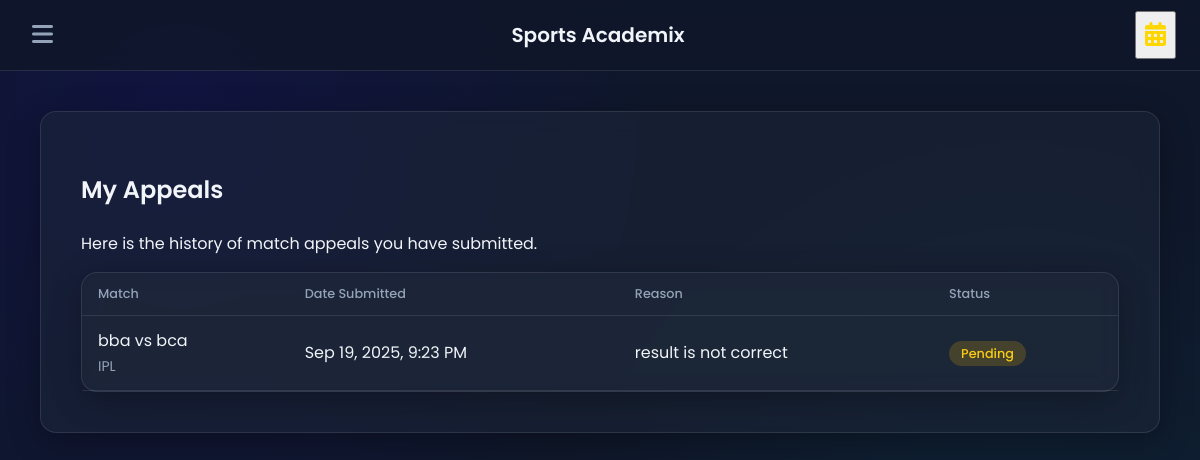
Page /home.php?page=appeals (signed in) on the earlier database version.
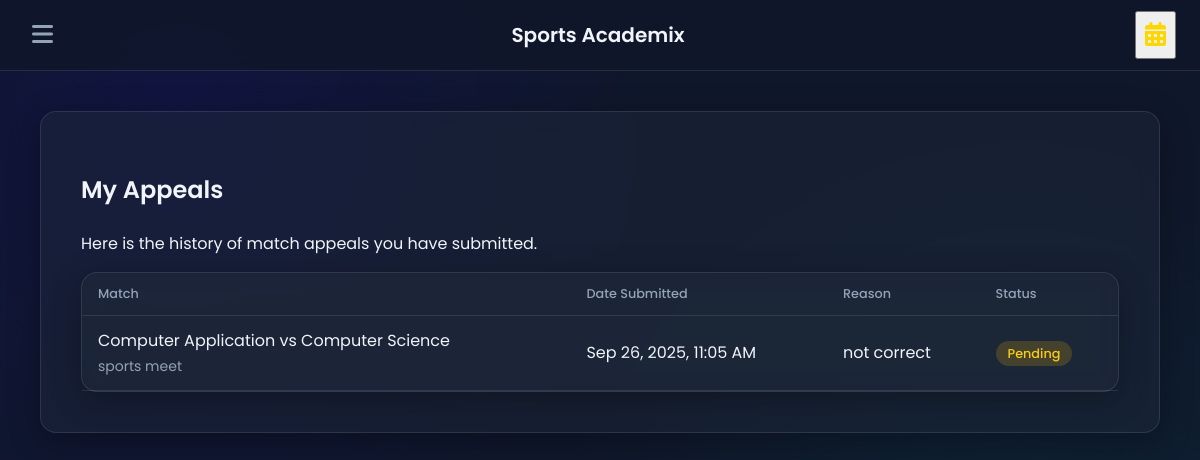
Same page on the later database version.
### tables this page shows
CREATE TABLE `match_appeals` (
  `appeal_id` int(11) NOT NULL,
  `event_id` int(11) NOT NULL,
  `user_id` int(11) NOT NULL,
  `reason` text NOT NULL,
  `submitted_at` datetime NOT NULL DEFAULT current_timestamp(),
  `status` enum('pending','reviewed','resolved') NOT NULL DEFAULT 'pending'
);

CREATE TABLE `events` (
  `event_id` int(11) NOT NULL,
  `event_name` varchar(100) DEFAULT NULL,
  `sport_id` int(11) DEFAULT NULL,
  `event_date` datetime DEFAULT NULL,
  `venue` varchar(100) DEFAULT NULL,
  `description` text DEFAULT NULL,
  `status` enum('schedule','outgoing','completed','postponed','cancelled') DEFAULT 'schedule',
  `team1_id` int(11) DEFAULT NULL,
  `team2_id` int(11) DEFAULT NULL,
  `team1_score` int(11) NOT NULL DEFAULT 0,
  `team2_score` int(11) NOT NULL DEFAULT 0,
  `result` enum('team1_win','team2_win','draw','pending') DEFAULT 'pending'
);

### home.php (the view, shortened to what this page needs)
<?php
require_once 'config.php';
$logged_in_user_id = $_SESSION['user_id'];
$stmt_appeals = $conn->prepare("
    SELECT
        ma.reason, ma.submitted_at, ma.status,
        e.event_name, t1.team_name as team1_name, t2.team_name as team2_name
    FROM match_appeals ma
    JOIN events e ON ma.event_id = e.event_id
    LEFT JOIN teams t1 ON e.team1_id = t1.team_id
    LEFT JOIN teams t2 ON e.team2_id = t2.team_id
    WHERE ma.user_id = ?
    ORDER BY ma.submitted_at DESC
");
$stmt_appeals->bind_param("i", $logged_in_user_id);
$stmt_appeals->execute();
$user_appeals = $stmt_appeals->get_result();
$currentPage = $_GET['page'] ?? 'dashboard';
?>
<!DOCTYPE html>
<html lang="en">
<head>
    <link rel="stylesheet" href="https://cdnjs.cloudflare.com/ajax/libs/font-awesome/6.4.0/css/all.min.css">
    <link href="https://cdn.jsdelivr.net/npm/vanilla-calendar-pro/build/vanilla-calendar.min.css" rel="stylesheet">
</head>
<body>
    <div class="main-content">
        <header class="top-navbar">
            <button class="menu-toggle" id="menu-toggle"><i class="fas fa-bars"></i></button>
            <a href="?page=dashboard" class="brand">
                <h1>Sports Academix</h1>
            </a>
            <div class="header-actions">
                <button class="calendar-icon" id="calendar-toggle" title="View Schedule"><i class="fas fa-calendar-alt"></i></button>
            </div>
        </header>
        <main>
            <div id="appeals" class="tab-content <?php if($currentPage == 'appeals') echo 'active'; ?>">
                <div class="page-content">
                    <h2>My Appeals</h2>
                    <p>Here is the history of match appeals you have submitted.</p>
                    <div class="content-box">
                        <table class="data-table">
                            <thead>
                                <tr>
                                    <th>Match</th>
                                    <th>Date Submitted</th>
                                    <th>Reason</th>
                                    <th>Status</th>
                                </tr>
                            </thead>
                            <tbody>
                                <?php if ($user_appeals->num_rows > 0): ?>
                                    <?php while($appeal = $user_appeals->fetch_assoc()): ?>
                                        <tr>
                                            <td><?php echo htmlspecialchars($appeal['team1_name'] . " vs " . $appeal['team2_name']); ?><br><span class="text-sm"><?php echo htmlspecialchars($appeal['event_name']); ?></span></td>
                                            <td><?php echo date('M d, Y, g:i A', strtotime($appeal['submitted_at'])); ?></td>
                                            <td><?php echo htmlspecialchars($appeal['reason']); ?></td>
                                            <td><span class="status-tag status-<?php echo strtolower($appeal['status']); ?>"><?php echo htmlspecialchars(ucfirst($appeal['status'])); ?></span></td>
                                        </tr>
                                    <?php endwhile; ?>
                                <?php else: ?>
                                    <tr>
                                        <td colspan="4" style="text-align:center; padding: 1rem;">You have not submitted any appeals.</td>
                                    </tr>
                                <?php endif; ?>
                            </tbody>
                        </table>
                    </div>
                </div>
            </div>
        </main>
    </div>
</body>
</html>

Differences in the rows shown:
removed match_appeals: team2_name "bba vs bca", event.event_name "IPL", submitted_at "Sep 19, 2025, 9:23 PM", reason "result is not correct", status "Pending"
added match_appeals: team2_name "Computer Application vs Computer Science", event.event_name "sports meet", submitted_at "Sep 26, 2025, 11:05 AM", reason "not correct", status "Pending"
